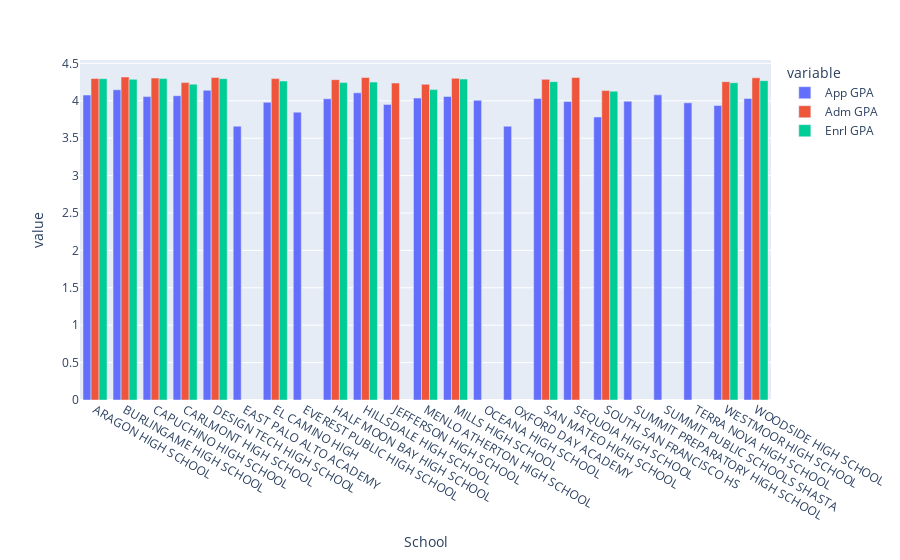

Notebook source saved alongside this figure:
### Code cell
fig10 = px.bar(berk_public_sm, x = "School", y = ["App GPA", "Adm GPA", "Enrl GPA"], barmode = 'group')
fig10.show()

### Figure 1 — Plotly figure (JSON) as saved in the notebook; plotly's stock layout.template omitted (floating-point values rounded to 4 significant figures)
{"data": [{"alignmentgroup": "True", "hovertemplate": "variable=App GPA<br>School=%{x}<br>value=%{y}<extra></extra>", "legendgroup": "App GPA", "marker": {"color": "#636efa", "pattern": {"shape": ""}}, "name": "App GPA", "offsetgroup": "App GPA", "orientation": "v", "showlegend": true, "textposition": "auto", "type": "bar", "x": ["ARAGON HIGH SCHOOL", "BURLINGAME HIGH SCHOOL", "CAPUCHINO HIGH SCHOOL", "CARLMONT HIGH SCHOOL", "DESIGN TECH HIGH SCHOOL", "EAST PALO ALTO ACADEMY", "EL CAMINO HIGH", "EVEREST PUBLIC HIGH SCHOOL", "HALF MOON BAY HIGH SCHOOL", "HILLSDALE HIGH SCHOOL", "JEFFERSON HIGH SCHOOL", "MENLO ATHERTON HIGH SCHOOL", "MILLS HIGH SCHOOL", "OCEANA HIGH SCHOOL", "OXFORD DAY ACADEMY", "SAN MATEO HIGH SCHOOL", "SEQUOIA HIGH SCHOOL", "SOUTH SAN FRANCISCO HS", "SUMMIT PREPARATORY HIGH SCHOOL", "SUMMIT PUBLIC SCHOOLS SHASTA", "TERRA NOVA HIGH SCHOOL", "WESTMOOR HIGH SCHOOL", "WOODSIDE HIGH SCHOOL"], "xaxis": "x", "y": [4.077, 4.147, 4.056, 4.068, 4.141, 3.661, 3.98, 3.848, 4.027, 4.107, 3.952, 4.036, 4.058, 4.006, 3.66, 4.03, 3.989, 3.784, 3.994, 4.079, 3.973, 3.938, 4.031], "yaxis": "y"}, {"alignmentgroup": "True", "hovertemplate": "variable=Adm GPA<br>School=%{x}<br>value=%{y}<extra></extra>", "legendgroup": "Adm GPA", "marker": {"color": "#EF553B", "pattern": {"shape": ""}}, "name": "Adm GPA", "offsetgroup": "Adm GPA", "orientation": "v", "showlegend": true, "textposition": "auto", "type": "bar", "x": ["ARAGON HIGH SCHOOL", "BURLINGAME HIGH SCHOOL", "CAPUCHINO HIGH SCHOOL", "CARLMONT HIGH SCHOOL", "DESIGN TECH HIGH SCHOOL", "EAST PALO ALTO ACADEMY", "EL CAMINO HIGH", "EVEREST PUBLIC HIGH SCHOOL", "HALF MOON BAY HIGH SCHOOL", "HILLSDALE HIGH SCHOOL", "JEFFERSON HIGH SCHOOL", "MENLO ATHERTON HIGH SCHOOL", "MILLS HIGH SCHOOL", "OCEANA HIGH SCHOOL", "OXFORD DAY ACADEMY", "SAN MATEO HIGH SCHOOL", "SEQUOIA HIGH SCHOOL", "SOUTH SAN FRANCISCO HS", "SUMMIT PREPARATORY HIGH SCHOOL", "SUMMIT PUBLIC SCHOOLS SHASTA", "TERRA NOVA HIGH SCHOOL", "WESTMOOR HIGH SCHOOL", "WOODSIDE HIGH SCHOOL"], "xaxis": "x", "y": [4.298, 4.318, 4.304, 4.244, 4.311, null, 4.297, null, 4.283, 4.311, 4.237, 4.22, 4.3, null, null, 4.287, 4.311, 4.137, null, null, null, 4.255, 4.307], "yaxis": "y"}, {"alignmentgroup": "True", "hovertemplate": "variable=Enrl GPA<br>School=%{x}<br>value=%{y}<extra></extra>", "legendgroup": "Enrl GPA", "marker": {"color": "#00cc96", "pattern": {"shape": ""}}, "name": "Enrl GPA", "offsetgroup": "Enrl GPA", "orientation": "v", "showlegend": true, "textposition": "auto", "type": "bar", "x": ["ARAGON HIGH SCHOOL", "BURLINGAME HIGH SCHOOL", "CAPUCHINO HIGH SCHOOL", "CARLMONT HIGH SCHOOL", "DESIGN TECH HIGH SCHOOL", "EAST PALO ALTO ACADEMY", "EL CAMINO HIGH", "EVEREST PUBLIC HIGH SCHOOL", "HALF MOON BAY HIGH SCHOOL", "HILLSDALE HIGH SCHOOL", "JEFFERSON HIGH SCHOOL", "MENLO ATHERTON HIGH SCHOOL", "MILLS HIGH SCHOOL", "OCEANA HIGH SCHOOL", "OXFORD DAY ACADEMY", "SAN MATEO HIGH SCHOOL", "SEQUOIA HIGH SCHOOL", "SOUTH SAN FRANCISCO HS", "SUMMIT PREPARATORY HIGH SCHOOL", "SUMMIT PUBLIC SCHOOLS SHASTA", "TERRA NOVA HIGH SCHOOL", "WESTMOOR HIGH SCHOOL", "WOODSIDE HIGH SCHOOL"], "xaxis": "x", "y": [4.296, 4.287, 4.297, 4.223, 4.296, null, 4.264, null, 4.243, 4.25, null, 4.15, 4.291, null, null, 4.256, null, 4.128, null, null, null, 4.242, 4.269], "yaxis": "y"}], "layout": {"barmode": "group", "legend": {"title": {"text": "variable"}, "tracegroupgap": 0}, "margin": {"t": 60}, "xaxis": {"anchor": "y", "domain": [0, 1], "title": {"text": "School"}}, "yaxis": {"anchor": "x", "domain": [0, 1], "title": {"text": "value"}}}}
